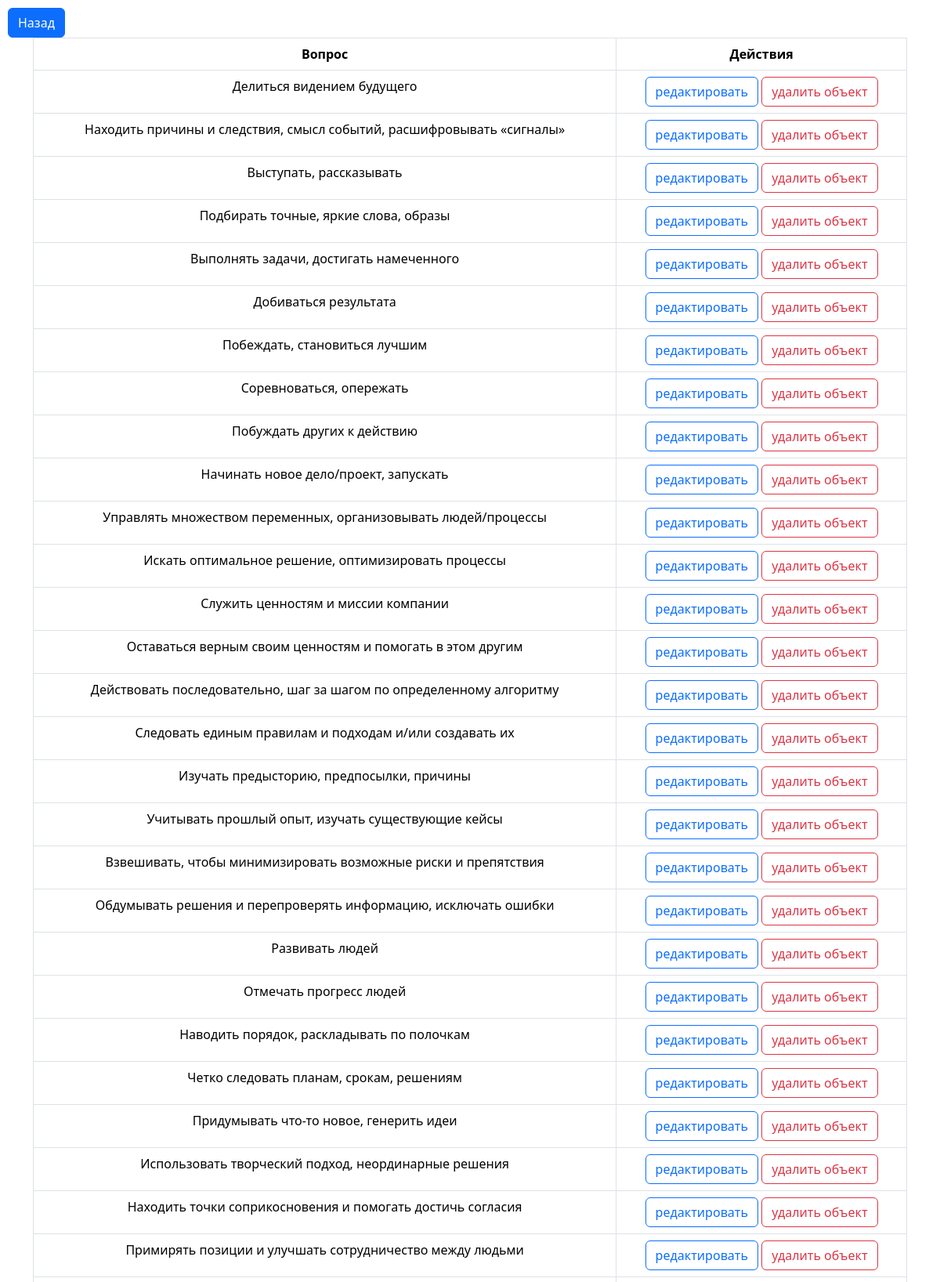
/local_admin/questions/ (signed in, upper part), run on the app's committed database.
### questionnaire/models.py (models this page shows, shortened)
class Question(models.Model):
    text = models.CharField(max_length=100)

### questionnaire/views.py (the view)
# urls.py: path('local_admin/questions/', views.question_list, name='question_list'),
@login_required
def question_list(request):
    questions = Question.objects.all()
    return render(request, 'questions/question_list.html', {'questions': questions})

### templates/questions/question_list.html (shortened to what this page needs)
{% load static %}
<!DOCTYPE html>
<html lang="en">
<head>
    <link rel="stylesheet" type="text/css" href="{% static 'css/bootstrap.min.css' %}">
    <link rel="stylesheet" type="text/css" href="{% static 'css/styles.css' %}">
    <link href="https://cdn.jsdelivr.net/npm/bootstrap@5.3.2/dist/css/bootstrap.min.css" rel="stylesheet">
</head>
<body>
<a href="{% url 'mini_admin'%}" class="btn btn-primary">Назад</a>
<div class="container text-center">
  <table class="table table-bordered">
    <thead>
      <tr>
        <th>Вопрос</th>
        <th>Действия</th>
      </tr>
    </thead>
    <tbody>
      {% for question in questions %}
      <tr>
        <td>{{ question.text }}</td>
        <td>
          <a href="{% url 'question_update' question.pk %}" class="btn btn-outline-primary">редактировать</a>
          <a href="{% url 'question_delete' question.pk %}" class="btn btn-outline-danger ">удалить объект</a>
      </td>
      </tr>
      {% empty %}
      <tr>
        <td colspan="2">Нет вопросов</td>
      </tr>
      {% endfor %}
    </tbody>
  </table>
</div>
</body>
</html>

### static/css/styles.css (style rules this page uses)
body { font-family: 'Roboto', sans-serif; padding: 10px; }
th { background-color: #f8f9fa; border: 1px solid #dee2e6; text-align: center; }
td { border: 1px solid #dee2e6; text-align: center; padding: 8px; }

### data on the page
Question: text "Делиться видением будущего"
Question: text "Находить причины и следствия, смысл событий, расшифровывать «сигналы»"
Question: text "Выступать, рассказывать"
Question: text "Подбирать точные, яркие слова, образы"
Question: text "Выполнять задачи, достигать намеченного"
Question: text "Добиваться результата"
Question: text "Побеждать, становиться лучшим"
Question: text "Соревноваться, опережать"
Question: text "Побуждать других к действию"
Question: text "Начинать новое дело/проект, запускать"
Question: text "Управлять множеством переменных, организовывать людей/процессы"
Question: text "Искать оптимальное решение, оптимизировать процессы"
Question: text "Служить ценностям и миссии компании"
Question: text "Оставаться верным своим ценностям и помогать в этом другим"
Question: text "Действовать последовательно, шаг за шагом по определенному алгоритму"
Question: text "Следовать единым правилам и подходам и/или создавать их"
Question: text "Изучать предысторию, предпосылки, причины"
Question: text "Учитывать прошлый опыт, изучать существующие кейсы"
Question: text "Взвешивать, чтобы минимизировать возможные риски и препятствия"
Question: text "Обдумывать решения и перепроверять информацию, исключать ошибки"
Question: text "Развивать людей"
Question: text "Отмечать прогресс людей"
Question: text "Наводить порядок, раскладывать по полочкам"
Question: text "Четко следовать планам, срокам, решениям"
Question: text "Придумывать что-то новое, генерить идеи"
Question: text "Использовать творческий подход, неординарные решения"
Question: text "Находить точки соприкосновения и помогать достичь согласия"
Question: text "Примирять позиции и улучшать сотрудничество между людьми"
